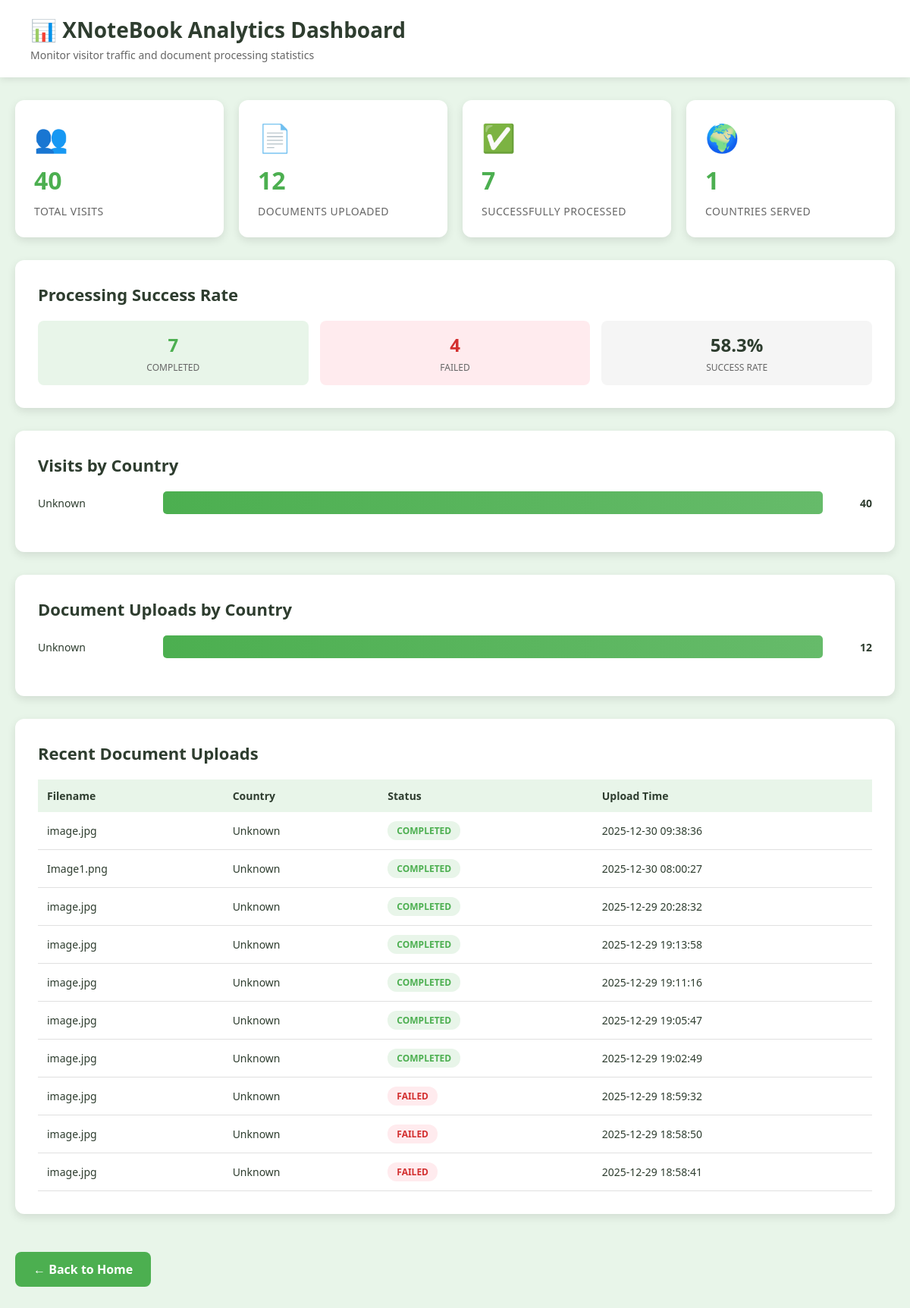
The page /analytics on the database as committed earlier.
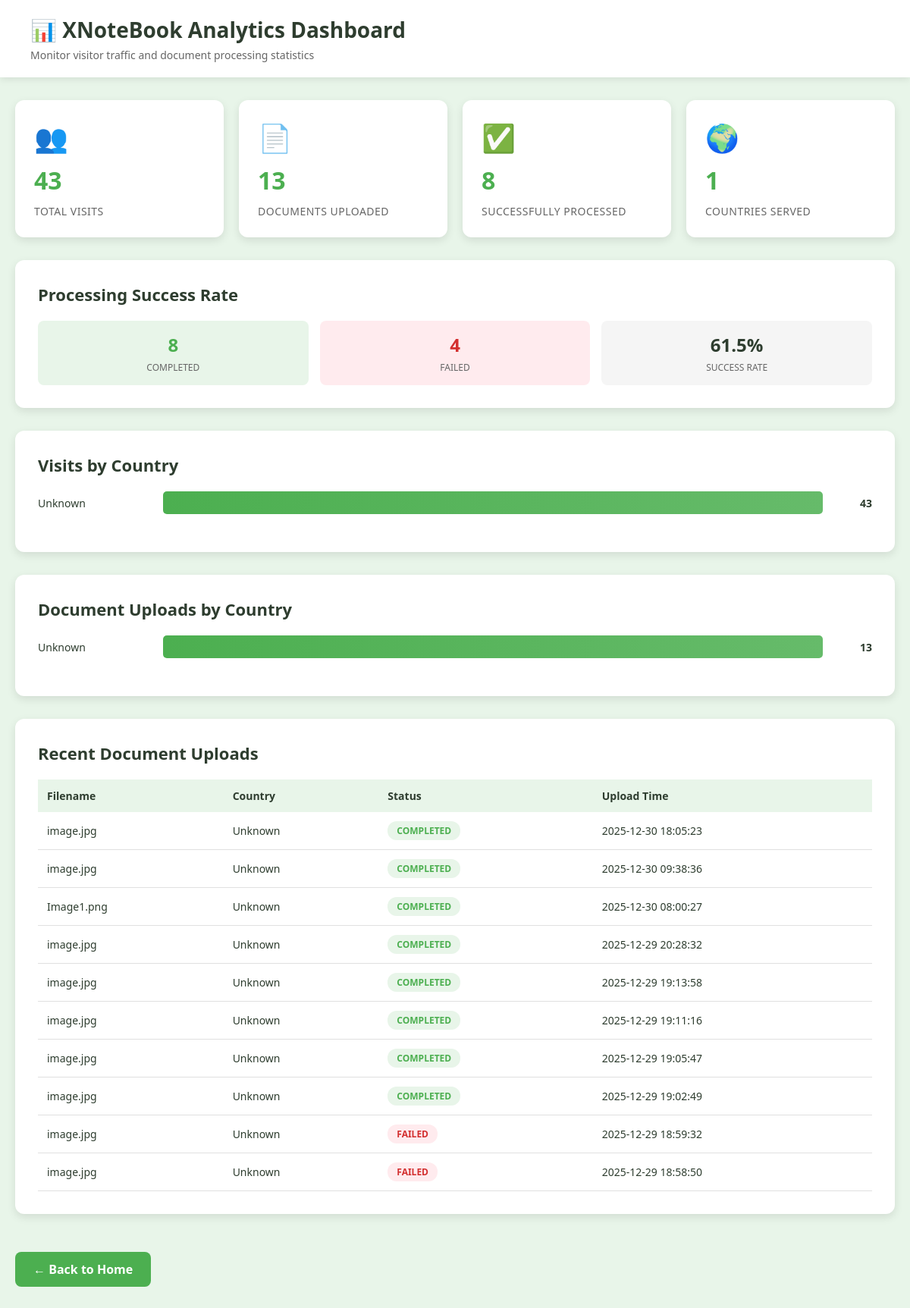
The same page on the database as committed later.
### tables this page shows
CREATE TABLE visits (
            id INTEGER PRIMARY KEY AUTOINCREMENT,
            ip_address TEXT NOT NULL,
            user_agent TEXT,
            page TEXT NOT NULL,
            country TEXT,
            city TEXT,
            timestamp DATETIME DEFAULT CURRENT_TIMESTAMP
        );

CREATE TABLE uploads (
            id INTEGER PRIMARY KEY AUTOINCREMENT,
            job_id TEXT UNIQUE NOT NULL,
            filename TEXT NOT NULL,
            file_size INTEGER,
            file_type TEXT,
            ip_address TEXT,
            country TEXT,
            city TEXT,
            status TEXT DEFAULT 'pending',
            error_message TEXT,
            upload_timestamp DATETIME DEFAULT CURRENT_TIMESTAMP,
            processed_timestamp DATETIME
        );

### app.py (the view)
@app.route('/analytics')
def analytics():
    try:
        conn = sqlite3.connect(app.config['DATABASE_PATH'])
        cursor = conn.cursor()
        cursor.execute('SELECT COUNT(*) FROM visits')
        total_visits = cursor.fetchone()[0]
        cursor.execute('SELECT COUNT(*) FROM uploads')
        total_uploads = cursor.fetchone()[0]
        cursor.execute('SELECT country, COUNT(*) as count FROM visits GROUP BY country ORDER BY count DESC LIMIT 10')
        visits_by_country = cursor.fetchall()
        cursor.execute('SELECT country, COUNT(*) as count FROM uploads GROUP BY country ORDER BY count DESC LIMIT 10')
        uploads_by_country = cursor.fetchall()
        cursor.execute('SELECT filename, status, country, upload_timestamp FROM uploads ORDER BY upload_timestamp DESC LIMIT 10')
        recent_uploads = cursor.fetchall()
        cursor.execute('''
            SELECT
                SUM(CASE WHEN status = 'completed' THEN 1 ELSE 0 END) as completed,
                SUM(CASE WHEN status = 'failed' THEN 1 ELSE 0 END) as failed,
                COUNT(*) as total
            FROM uploads
        ''')
        status_stats = cursor.fetchone()
        conn.close()
        analytics_data = {
            'total_visits': total_visits,
            'total_uploads': total_uploads,
            'visits_by_country': visits_by_country,
            'uploads_by_country': uploads_by_country,
            'recent_uploads': recent_uploads,
            'success_rate': {
                'completed': status_stats[0] or 0,
                'failed': status_stats[1] or 0,
                'total': status_stats[2] or 0
            }
        }
        return render_template('analytics.html', data=analytics_data)
    except Exception as e:
        return f"Error loading analytics: {e}", 500

### templates/analytics.html (shortened to what the changed rows need)
<!DOCTYPE html>
<html lang="en">
<head>
</head>
<body>
    <div class="header">
        <h1>📊 XNoteBook Analytics Dashboard</h1>
    </div>
    <div class="container">
        <div class="stats-grid">
            <div class="stat-card">
                <div class="stat-icon">👥</div>
                <div class="stat-value">{{ data.total_visits }}</div>
                <div class="stat-label">Total Visits</div>
            </div>
            <div class="stat-card">
                <div class="stat-icon">📄</div>
                <div class="stat-value">{{ data.total_uploads }}</div>
                <div class="stat-label">Documents Uploaded</div>
            </div>
            <div class="stat-card">
                <div class="stat-icon">✅</div>
                <div class="stat-value">{{ data.success_rate.completed }}</div>
                <div class="stat-label">Successfully Processed</div>
            </div>
        </div>
        <div class="section">
            <h2>Processing Success Rate</h2>
            <div class="success-rate">
                <div class="rate-item completed">
                    <div class="rate-value" style="color: var(--primary-green);">
                        {{ data.success_rate.completed }}
                    </div>
                    <div class="rate-label">Completed</div>
                </div>
                <div class="rate-item">
                    <div class="rate-value" style="color: var(--text-dark);">
                        {% if data.success_rate.total > 0 %}
                            {{ "%.1f"|format((data.success_rate.completed / data.success_rate.total * 100)) }}%
                        {% else %}
                            0%
                        {% endif %}
                    </div>
                    <div class="rate-label">Success Rate</div>
                </div>
            </div>
        </div>
        <div class="section">
            <h2>Visits by Country</h2>
            <div class="chart-container">
                <div class="bar-chart">
                    {% for country, count in data.visits_by_country %}
                    <div class="bar-item">
                        <div class="bar-label">{{ country }}</div>
                        <div class="bar-wrapper">
                            <div class="bar-fill" style="width: {{ (count / data.total_visits * 100)|int }}%">
                            </div>
                        </div>
                        <div class="bar-count">{{ count }}</div>
                    </div>
                    {% endfor %}
                </div>
            </div>
        </div>
        <div class="section">
            <h2>Document Uploads by Country</h2>
            <div class="chart-container">
                <div class="bar-chart">
                    {% for country, count in data.uploads_by_country %}
                    <div class="bar-item">
                        <div class="bar-label">{{ country }}</div>
                        <div class="bar-wrapper">
                            <div class="bar-fill" style="width: {{ (count / data.total_uploads * 100)|int }}%">
                            </div>
                        </div>
                        <div class="bar-count">{{ count }}</div>
                    </div>
                    {% endfor %}
                </div>
            </div>
        </div>
        <div class="section">
            <h2>Recent Document Uploads</h2>
            <div class="table-container">
                <table>
                    <thead>
                        <tr>
                            <th>Filename</th>
                            <th>Country</th>
                            <th>Status</th>
                            <th>Upload Time</th>
                        </tr>
                    </thead>
                    <tbody>
                        {% for filename, status, country, timestamp in data.recent_uploads %}
                        <tr>
                            <td>{{ filename }}</td>
                            <td>{{ country }}</td>
                            <td>
                                <span class="status-badge status-{{ status }}">
                                    {{ status.upper() }}
                                </span>
                            </td>
                            <td>{{ timestamp }}</td>
                        </tr>
                        {% endfor %}
                    </tbody>
                </table>
            </div>
        </div>
    </div>
</body>
</html>

Rows that differ between the two databases and show on the page:
no longer on this page (row unchanged): visits: country "Unknown", {{ (count / data.total_visits * 100)|int }} 100 (drawn), id "40"
no longer on this page (row unchanged): uploads: filename "image.jpg", country "Unknown", upper "FAILED", upload_timestamp "2025-12-29 18:58:41"
added visits: country "Unknown", {{ (count / data.total_visits * 100)|int }} 100 (drawn), id "43"
added uploads: filename "image.jpg", country "Unknown", upper "COMPLETED", upload_timestamp "2025-12-30 18:05:23"
Other text that changed with them:
{{ data.total_visits }}: "40" → "43"
{{ data.total_uploads }}: "12" → "13"
{{ data.success_rate.completed }}: "7" → "8"
text no longer shown: "58.3"
text now shown: "61.5"
new list line: "Unknown 13"
list line gone: "Unknown 12"
